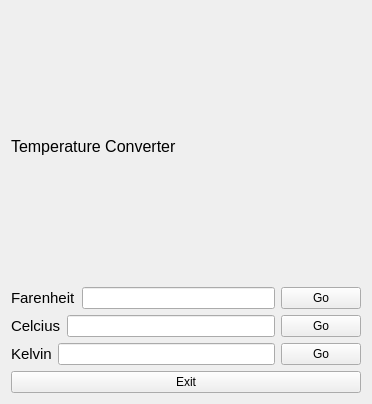
<?xml version="1.0" encoding="UTF-8"?>
<ui version="4.0">
 <class>Form</class>
 <widget class="QWidget" name="Form">
  <property name="geometry">
   <rect>
    <x>0</x>
    <y>0</y>
    <width>372</width>
    <height>404</height>
   </rect>
  </property>
  <property name="windowTitle">
   <string>Form</string>
  </property>
  <layout class="QVBoxLayout" name="verticalLayout_2">
   <item>
    <layout class="QVBoxLayout" name="verticalLayout">
     <item>
      <widget class="QLabel" name="label_4">
       <property name="font">
        <font>
         <pointsize>12</pointsize>
        </font>
       </property>
       <property name="text">
        <string>Temperature Converter</string>
       </property>
      </widget>
     </item>
     <item>
      <layout class="QHBoxLayout" name="horizontalLayout">
       <item>
        <widget class="QLabel" name="label">
         <property name="font">
          <font>
           <pointsize>11</pointsize>
          </font>
         </property>
         <property name="text">
          <string>Farenheit</string>
         </property>
        </widget>
       </item>
       <item>
        <widget class="QLineEdit" name="fLineEdit"/>
       </item>
       <item>
        <widget class="QPushButton" name="fButton">
         <property name="text">
          <string>Go</string>
         </property>
        </widget>
       </item>
      </layout>
     </item>
     <item>
      <layout class="QHBoxLayout" name="horizontalLayout_2">
       <item>
        <widget class="QLabel" name="label_2">
         <property name="font">
          <font>
           <pointsize>11</pointsize>
          </font>
         </property>
         <property name="text">
          <string>Celcius</string>
         </property>
        </widget>
       </item>
       <item>
        <widget class="QLineEdit" name="cLineEdit"/>
       </item>
       <item>
        <widget class="QPushButton" name="cButton">
         <property name="text">
          <string>Go</string>
         </property>
        </widget>
       </item>
      </layout>
     </item>
     <item>
      <layout class="QHBoxLayout" name="horizontalLayout_3">
       <item>
        <widget class="QLabel" name="label_3">
         <property name="font">
          <font>
           <pointsize>11</pointsize>
          </font>
         </property>
         <property name="text">
          <string>Kelvin</string>
         </property>
        </widget>
       </item>
       <item>
        <widget class="QLineEdit" name="kLineEdit"/>
       </item>
       <item>
        <widget class="QPushButton" name="kButton">
         <property name="text">
          <string>Go</string>
         </property>
        </widget>
       </item>
      </layout>
     </item>
     <item>
      <widget class="QPushButton" name="exitButton">
       <property name="text">
        <string>Exit</string>
       </property>
      </widget>
     </item>
    </layout>
   </item>
  </layout>
 </widget>
 <resources/>
 <connections/>
</ui>
